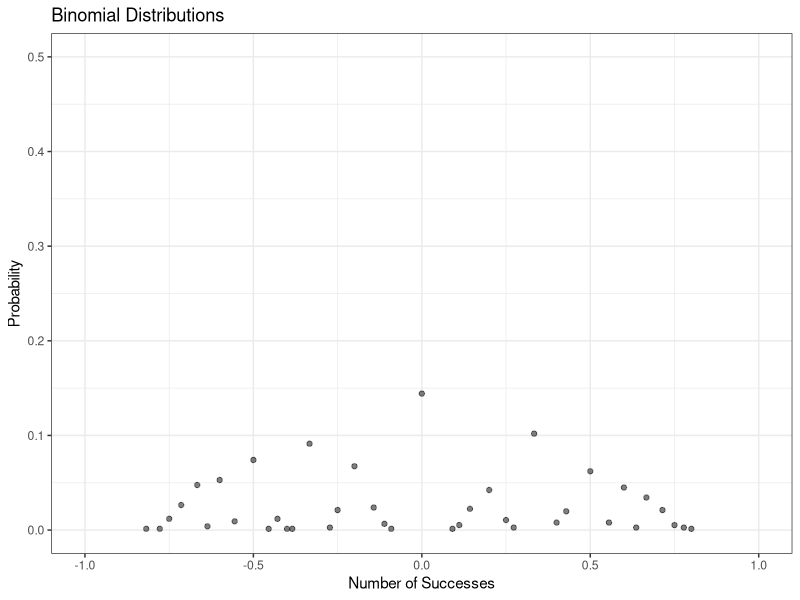
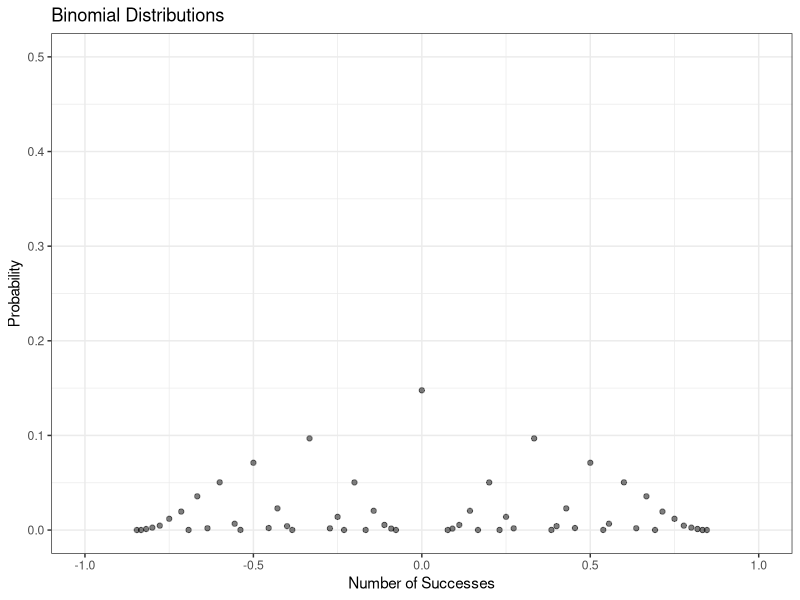
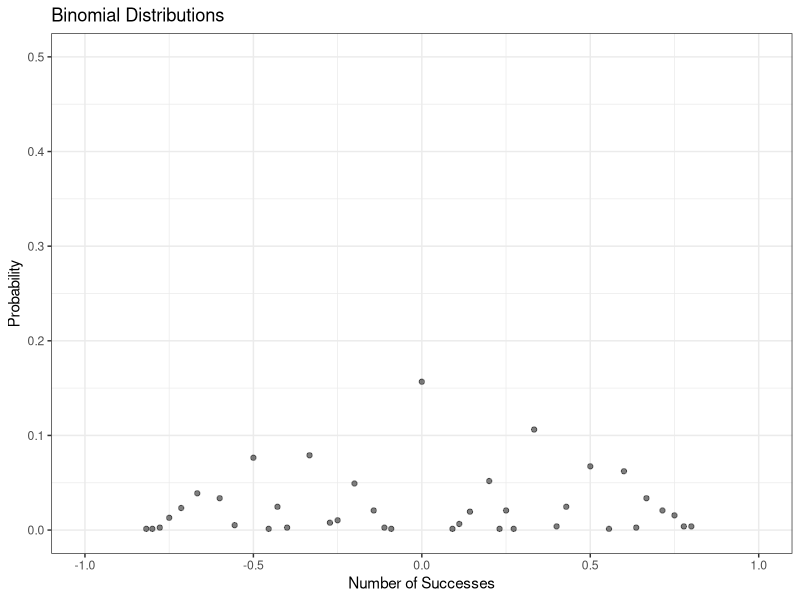
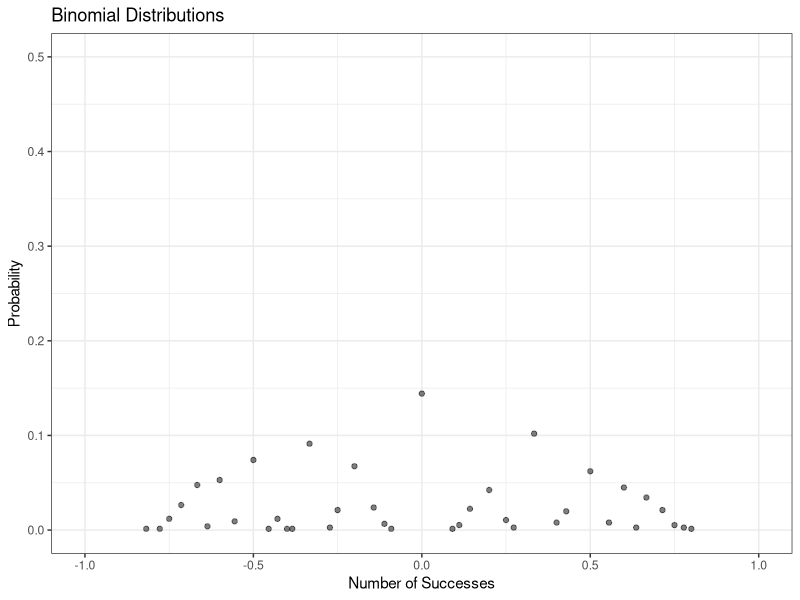
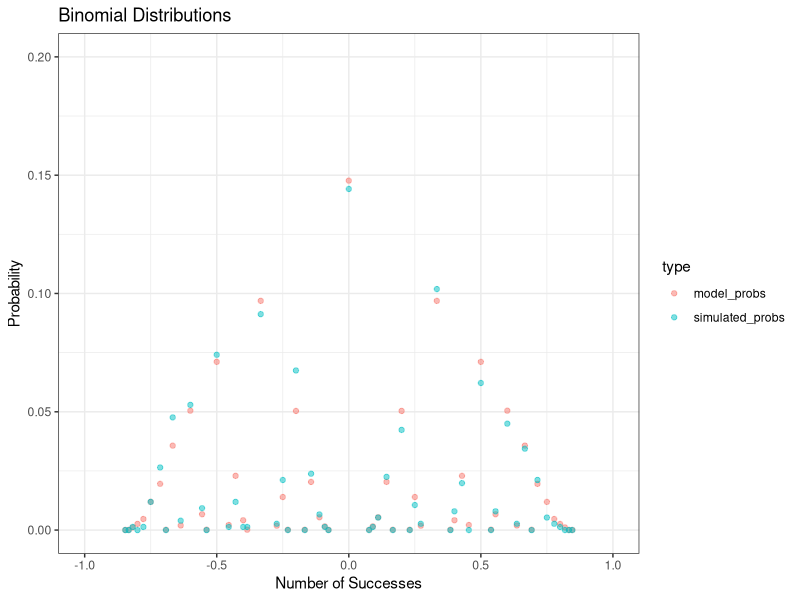

The R source for these figures, in order:
## ---- chunk 1
max_depth <- 200
average_pois <- 5
number_of_sites <- 1000

read_depth_pos <- seq(2,max_depth)
pois_distr <- dpois(read_depth_pos,average_pois)

read_depth_disrt_pois <- sample(read_depth_pos,number_of_sites,replace = TRUE, prob = pois_distr)
as.data.frame(table(read_depth_disrt_pois))


## ---- chunk 2
max_depth <- 200
average_exp <- 4
number_of_sites <- 1000

read_depth_exp <- seq(2,max_depth)
exp_distr <- dexp(read_depth_exp,1/average_exp)


read_depth_distr_exp <- sample(read_depth_exp,number_of_sites,replace = TRUE, prob = exp_distr)
read_depth_distr_exp <- ceiling(rexp(number_of_sites,1/average_exp)) + 1

as.data.frame(table(read_depth_distr_exp))

## ---- chunk 3
snp_simulator_2n_4n <- function(current_ploidy, read_depth_table,central_prop) {
  
  read_depth_table <- as.data.frame(table(read_depth_table))
  read_depth_table$read_depth_table <- as.numeric(as.character(read_depth_table$read_depth_table))

  # Define biallelic frequencies for different ploidies
  biallelic_freqs_diploid <- list(c(0.5, 0.5))
  biallelic_freqs_triploid <- list(c(0.33, 0.66))
  biallelic_freqs_tetraploid <- list(c(0.5,0.5),c(0.25, 0.75))
  

  # Get corresponding biallelic frequencies
  if (current_ploidy == 2) {
    biallelic_freqs <- biallelic_freqs_diploid
    all_props <- snp_gen_non_tetraploid(biallelic_freqs, read_depth_table)
  } else if (current_ploidy == 3) {
    biallelic_freqs <- biallelic_freqs_triploid
    all_props <- snp_gen_non_tetraploid(biallelic_freqs, read_depth_table)
  } else if (current_ploidy == 4){
    biallelic_freqs <- biallelic_freqs_tetraploid
    all_props <- snp_gen_tetraploid(biallelic_freqs, read_depth_table,central_prop)
  }
  colnames(all_props) <- c("read_depth","reads_a","reads_b","prop_a","prop_b")
  all_props$prop_diff <- all_props$prop_a - all_props$prop_b
  return(all_props)
}


snp_gen_non_tetraploid <- function(biallelic_freqs, read_depth_table) {
  # Initialize empty matrix to store allele proportions
  #all_props <- matrix(nrow = n_sites, ncol = 5)
  all_props <- data.frame()
  
  # Simulate for each SNP site
  for (i in 1:nrow(read_depth_table)) {
    read_depth <- read_depth_table[i,1]
    read_depth_freq <- read_depth_table[i,2]
    #print(biallelic_freqs[[1]])
    
    for (site in 1:read_depth_freq) {
      # Sample alleles based on frequencies
      alleles <- sample(c("A", "B"), size = read_depth, prob = biallelic_freqs[[1]], replace = TRUE)
      
      alleles_a <- sum(alleles == "A")
      alleles_b <- sum(alleles == "B")
      
      # Estimate allele proportions
      prop_a <- alleles_a / read_depth
      prop_b <- alleles_b / read_depth  
      
      all_props <- rbind(all_props,c(read_depth,alleles_a,alleles_b,prop_a, prop_b))
    }
  }
  # Return allele proportions
  return(all_props)
}


snp_gen_tetraploid <- function(biallelic_freqs, read_depth_table, central_prop) {
  # Initialize empty matrix to store allele proportions
  #all_props <- matrix(nrow = n_sites, ncol = 5)
  
  out_ward_prop <- (1-central_prop)
  all_props <- data.frame()
  
  # Simulate for each SNP site
  for (i in 1:nrow(read_depth_table)) {
    read_depth <- read_depth_table[i,1]
    read_depth_freq <- read_depth_table[i,2]
    
    biallelic_type_tbl <- table(sample(c("c", "o"), size = read_depth_freq, prob = c(central_prop,out_ward_prop), replace = TRUE))
    
    read_depth_c <- biallelic_type_tbl["c"]
    read_depth_o <- biallelic_type_tbl["o"]
    #print(biallelic_freqs[[1]])
    
    if (!is.na(read_depth_c)) {
      for (site in 1:read_depth_c) {
        # Sample alleles based on frequencies
        alleles <- sample(c("A", "B"), size = read_depth, prob = biallelic_freqs[[1]], replace = TRUE)
        
        alleles_a <- sum(alleles == "A")
        alleles_b <- sum(alleles == "B")
        
        # Estimate allele proportions
        prop_a <- alleles_a / read_depth
        prop_b <- alleles_b / read_depth  
        
        all_props <- rbind(all_props,c(read_depth,alleles_a,alleles_b,prop_a, prop_b))
      }
    }
    #print(!is.na(read_depth_o))
    if (!is.na(read_depth_o)) {
      for (site in 1:read_depth_o) {
        # Sample alleles based on frequencies
        alleles <- sample(c("A", "B"), size = read_depth, prob = biallelic_freqs[[2]], replace = TRUE)
        
        alleles_a <- sum(alleles == "A")
        alleles_b <- sum(alleles == "B")
        
        # Estimate allele proportions
        prop_a <- alleles_a / read_depth
        prop_b <- alleles_b / read_depth  
        
        all_props <- rbind(all_props,c(read_depth,alleles_a,alleles_b,prop_a, prop_b))
      }
    }
  }
  # Return allele proportions
  return(all_props)
}

simulation_table_gen <- function(current_ploidy, read_depth_distrib, central_prop){
  
  simulation_table <- snp_simulator_2n_4n(current_ploidy, read_depth_distrib,central_prop)
  
  inversion_vector <- sample(c(-1,1), size = length(simulation_table$prop_diff),replace = TRUE)
  simulation_table$prop_diff <- simulation_table$prop_diff * inversion_vector
  
  simulation_test_table <- as.data.frame(table(simulation_table$prop_diff))
  simulation_test_table$Var1 <- as.numeric(as.character(simulation_test_table$Var1))
  
  simulation_test_table <- simulation_test_table[!(simulation_test_table$Var1 %in% c(-1,1)),]
  
  simulation_test_table$probs <- simulation_test_table$Freq/sum(simulation_test_table$Freq)
  
  return(simulation_test_table)
  }

## ---- chunk 4
max_depth <- 200
average_pois <- 5
number_of_sites <- 1000

read_depth_pos <- seq(2,max_depth)
pois_distr <- dpois(read_depth_pos,average_pois)

read_depth_disrt_pois <- sample(read_depth_pos,number_of_sites,replace = TRUE, prob = pois_distr)
#as.data.frame(table(read_depth_disrt_pois))

pois_depth_distr <- as.data.frame(table(read_depth_disrt_pois))
pois_depth_distr$read_depth_disrt_pois <- as.numeric(as.character(pois_depth_distr$read_depth_disrt_pois))
pois_depth_distr
## ---- chunk 5
current_ploidy <- 4
read_depth_table <- read_depth_disrt_pois
central_prop <- 0.2

tetraplod_test <- snp_simulator_2n_4n(current_ploidy, read_depth_table,central_prop)

inversion_vector <- sample(c(-1,1), size = length(tetraplod_test$prop_diff),replace = TRUE)
tetraplod_test$prop_diff <- tetraplod_test$prop_diff * inversion_vector

tetraplod_test_table <- as.data.frame(table(tetraplod_test$prop_diff))
tetraplod_test_table$Var1 <- as.numeric(as.character(tetraplod_test_table$Var1))

tetraplod_test_table <- tetraplod_test_table[!(tetraplod_test_table$Var1 %in% c(-1,1)),]

tetraplod_test_table$probs <- tetraplod_test_table$Freq/sum(tetraplod_test_table$Freq)



## ---- chunk 6

library(ggplot2)


# Plot the distributions
ggplot(tetraplod_test_table, aes(x = Var1, y = probs)) +
  geom_point(alpha = 0.5) +  # Line for first distribution  
  labs(title = "Binomial Distributions", 
       x = "Number of Successes", 
       y = "Probability") +
  xlim(-1,1) + 
  ylim(0,0.5) +
  #scale_x_continuous(breaks = seq(0, max(c(n1, n2)), 5)) +  # Adjust x-axis breaks for clarity
  theme_bw()  # Use black and white theme

## ---- chunk 7
compute_base_probability_table <- function(max_read_depth,peak_probs_list){
  
  probability_table <- data.frame()
  
  for (read_depth in c(2:max_read_depth)){
    for (peak_prob_name in names(peak_probs_list)){
      data_r <-restricted_freq_distr_viable(read_depth, peak_probs_list[[peak_prob_name]])
      data_r$peak_type <- peak_prob_name
      #data_r$read_depth <- read_depth
      probability_table <- rbind(probability_table, data_r)
    }
  }
  return(probability_table)
}



restricted_freq_distr_viable <- function(read_depth, peak_probs){
  reads_a <- seq(1,read_depth-1,1)
  reads_b <- seq(read_depth-1,1,-1)
  
  # Strong future optimization of this double binom estimation 
  read_binom_probs_a <- dbinom(reads_a,size = read_depth, prob = peak_probs[1])
  read_binom_probs_b <- dbinom(reads_a,size = read_depth, prob = peak_probs[2])
  
  final_freqs <- (reads_a - reads_b) / read_depth
  
  final_freqs_probs <- (read_binom_probs_a + read_binom_probs_b ) / (sum(read_binom_probs_a,read_binom_probs_b))
  
  final_df <- data.frame(read_depth = read_depth, reads_a = reads_a , reads_b = reads_b,freqs = final_freqs, probs = final_freqs_probs)
  
  return(final_df)
  
}

compute_pmf_probs <- function(base_prob_table, read_depth_distr, central_prop){
  read_depth_table <- as.data.frame(table(read_depth_distr))
  read_depth_table$depth_prob <- read_depth_table$Freq / sum(read_depth_table$Freq) 
  
  out_ward_prop <- (1-central_prop)
  
  
  filtered_base_table <- base_prob_table[base_prob_table$read_depth %in% read_depth_table$read_depth_distr,]
  
  filtered_base_table[filtered_base_table$peak_type == "0.5_0.5",c("probs")] <- filtered_base_table[filtered_base_table$peak_type == "0.5_0.5",c("probs")] * central_prop

  filtered_base_table[filtered_base_table$peak_type == "0.25_0.75",c("probs")] <- filtered_base_table[filtered_base_table$peak_type == "0.25_0.75",c("probs")] * out_ward_prop
  
  
  filtered_base_table <- merge(filtered_base_table, read_depth_table, by.x = "read_depth", by.y = "read_depth_distr", all.x = TRUE)
  
  filtered_base_table$corrected_probs <- filtered_base_table$probs * filtered_base_table$depth_prob
  
  final_weights <- aggregate(corrected_probs ~ freqs, filtered_base_table, FUN = sum)
  
  # I rest 1 at the end because read depths of 1 get ignored.....
  #final_weights$probs <- final_weights$probs / (length(read_depth_table$read_depth_distr))
  
  return(final_weights)
}

simple_pmf_function <- function(x, final_pmf_weights){
  if (x %in% final_pmf_weights$freqs){
    return(final_pmf_weights[final_pmf_weights$freqs == x, c("probs")])
  }else{
    return(0)
  }
}

modified_pmf_function <- 

simple_cdf_func <- function(x,weights) {
  # Check if weights is a data frame with columns 'freqs' and 'probs'
  if (!all(c("freqs", "probs") %in% names(weights))) {
    stop("weights must be a data frame with columns 'freqs' and 'probs'")
  }
  
  # Sort weights by 'freqs' in ascending order
  weights <- weights[order(weights$freqs), ]

  
  cdf_probs <-c()
  
  for (val in x){
    #print(val)
    # Initialize cumulative probability
    cdf <- 0
    # Loop through weights and calculate cumulative sum
    for (i in 1:nrow(weights)) {
      if (weights$freqs[i] <= val) {
        cdf <- cdf + weights$probs[i]
      } else {
        cdf_probs <- c(cdf_probs,cdf)
        break  # Stop iterating when freqs exceed x
      }
    }
    #print("Precheck")
    #print(weights$freqs[-1])
    if (val >= tail(weights$freqs,n=1)){
      cdf_probs <- c(cdf_probs,1)       
    }
  }
  return(cdf_probs)
}
## ---- chunk 8
max_read_depth <- 500
peak_probs_list <- list("0.25_0.75"= c(0.25,0.75),"0.5_0.5" = c(0.5,0.5))

base_probability_test <- compute_base_probability_table(max_read_depth,peak_probs_list)
## ---- chunk 9
#read_depth_distr <- ceiling(rexp(1000,1/4)) + 1
#read_depth_distr <- read_depth_disrt_pois
read_depth_distr <- tetraplod_test[!(tetraplod_test$prop_diff %in% c(-1,1)),"read_depth"]

central_prop <- 0.2

final_pmf_weights_test <- compute_pmf_probs(base_probability_test, read_depth_distr, central_prop)
sum(final_pmf_weights_test$corrected_probs)
## ---- chunk 10
# Plot the distributions
ggplot(final_pmf_weights_test, aes(x = freqs, y = corrected_probs)) +
  geom_point(alpha = 0.5) +  # Line for first distribution  
  labs(title = "Binomial Distributions", 
       x = "Number of Successes", 
       y = "Probability") +
  xlim(-1,1) + 
  ylim(0,0.5) +
  #scale_x_continuous(breaks = seq(0, max(c(n1, n2)), 5)) +  # Adjust x-axis breaks for clarity
  theme_bw()  # U
## ---- chunk 11
size <- 772

#sampled_freqs <- c(final_pmf_weights_test$freqs,-1,1)
#sampled_probs <- c((final_pmf_weights_test$corrected_probs)*0.8,0.1,0.1)

sampled_freqs <- c(final_pmf_weights_test$freqs)
sampled_probs <- c((final_pmf_weights_test$corrected_probs))


sample_from_theo <- sample(sampled_freqs, size = size, replace = TRUE, prob = sampled_probs)

sample_from_theo_tbl <- as.data.frame(table(sample_from_theo))
sample_from_theo_tbl$probs <- sample_from_theo_tbl$Freq/sum(sample_from_theo_tbl$Freq)

sample_from_theo_tbl$freqs <- as.numeric(as.character(sample_from_theo_tbl$sample_from_theo))

## ---- chunk 12
# Plot the distributions
ggplot(sample_from_theo_tbl, aes(x = freqs, y = probs)) +
  geom_point(alpha = 0.5) +  # Line for first distribution  
  labs(title = "Binomial Distributions", 
       x = "Number of Successes", 
       y = "Probability") +
  xlim(-1,1) + 
  ylim(0,0.5) +
  #scale_x_continuous(breaks = seq(0, max(c(n1, n2)), 5)) +  # Adjust x-axis breaks for clarity
  theme_bw()  # U
## ---- chunk 13
# Plot the distributions
ggplot(tetraplod_test_table, aes(x = Var1, y = probs)) +
  geom_point(alpha = 0.5) +  # Line for first distribution  
  labs(title = "Binomial Distributions", 
       x = "Number of Successes", 
       y = "Probability") +
  xlim(-1,1) + 
  ylim(0,0.5) +
  #scale_x_continuous(breaks = seq(0, max(c(n1, n2)), 5)) +  # Adjust x-axis breaks for clarity
  theme_bw()  # Use black and white theme

## ---- chunk 14

model_simu_merge <- merge(final_pmf_weights_test, tetraplod_test_table, by.x = "freqs", by.y = "Var1", all.x = TRUE)
## ---- chunk 15

merge_with_tol <- function(model_pmf, simulation_pmf, tolerance) {
  
  myDists <- outer(model_pmf$freqs, simulation_pmf$sim_freqs, FUN=function(x, y) abs(x - y))
  matches <- which(myDists <= tolerance, arr.ind=TRUE)
  #print(matches)
  #print(c(length(matches[,"col"]),length(simulation_pmf$sim_freqs)))
  if (length(matches[,"col"]) < length(simulation_pmf$sim_freqs)){
    print("missing fractions in sim_pmf")
  }
  
  model_pmf[,colnames(simulation_pmf)] <- NA
  model_pmf[,"probs"] <- 0
  
  model_pmf[matches[,"row"], colnames(simulation_pmf)] <- simulation_pmf[matches[,"col"],]
  
  return(model_pmf)
}

## ---- chunk 16
colnames(tetraplod_test_table) <- c("sim_freqs", "Freq", "probs")

model_simu_merge <- merge_with_tol(final_pmf_weights_test, tetraplod_test_table, tolerance = 1e-10)

plot_mod_simu_merge <- model_simu_merge[,c("freqs", "corrected_probs")]
colnames(plot_mod_simu_merge) <- c("freqs", "probs")
plot_mod_simu_merge$type <- "model_probs"

simu_pdf_corr <- model_simu_merge[,c("freqs", "probs")]
simu_pdf_corr$type <- "simulated_probs"

plot_mod_simu_merge <- rbind(plot_mod_simu_merge, simu_pdf_corr)


## ---- chunk 17
ggplot(plot_mod_simu_merge, aes(x = freqs, y = probs, color = type)) +
  geom_point(alpha = 0.5) +  # Line for first distribution  
  labs(title = "Binomial Distributions", 
       x = "Number of Successes", 
       y = "Probability") +
  xlim(-1,1) + 
  ylim(0,0.2) +
  #scale_x_continuous(breaks = seq(0, max(c(n1, n2)), 5)) +  # Adjust x-axis breaks for clarity
  theme_bw()  # Use black and white theme

## ---- chunk 18


optim_func_4n <- function(central_prop, base_probability_table = base_probability_test, read_depth_distrib = read_depth_distr_test, sim_table = simulation_table){

  final_pmf_weights_test <- compute_pmf_probs(base_probability_table, read_depth_distrib, central_prop)
  
  colnames(sim_table) <- c("sim_freqs", "Freq", "probs")
  model_simu_merge <- merge_with_tol(final_pmf_weights_test, sim_table, tolerance = 1e-12)
  
  #print(model_simu_merge)
  
  model_error <- sum(abs(model_simu_merge$corrected_probs-model_simu_merge$probs))
  return(model_error)
}

read_depth_distr_test <- read_depth_distr
simulation_table <- tetraplod_test_table
optim_func_4n(central_prop = 0.8)
## ---- chunk 19
optim(0.5, optim_func_4n,method= "L-BFGS-B" ,lower = 0, upper = 1)
## ---- chunk 20
max_depth <- 200
average_pois <- 15
number_of_sites <- 2000

read_depth_pos <- seq(2,max_depth)
pois_distr <- dpois(read_depth_pos,average_pois)

read_depth_disrt_pois <- sample(read_depth_pos,number_of_sites,replace = TRUE, prob = pois_distr)
#as.data.frame(table(read_depth_disrt_pois))

#pois_depth_distr <- as.data.frame(table(read_depth_disrt_pois))
#pois_depth_distr$read_depth_disrt_pois <- as.numeric(as.character(pois_depth_distr$read_depth_disrt_pois))

current_ploidy <- 3
central_prop <- 0.8

sim_table_02 <- simulation_table_gen(current_ploidy, read_depth_disrt_pois, central_prop)
## ---- chunk 21
read_depth_distr_test <- read_depth_disrt_pois
simulation_table <- sim_table_02
optim_func_4n(central_prop = 0.2)
## ---- chunk 22
read_depth_distr_test <- read_depth_disrt_pois
simulation_table <- sim_table_02
optim(0.5, optim_func_4n,method= "L-BFGS-B" ,lower = 0, upper = 1)
